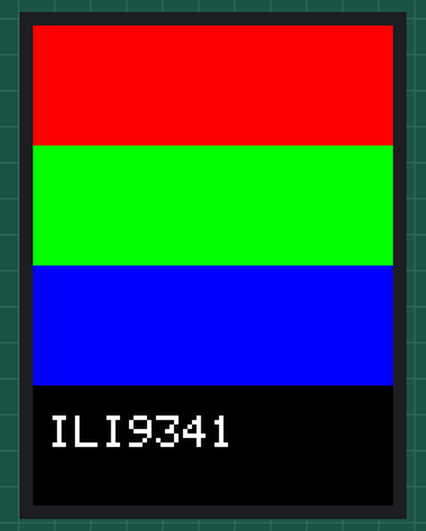
Simulated run of this sketch. Board: ESP32-S3. On the bench: 240×320 colour display. What the sketch prints to the serial monitor is not drawn.

Above: at 1.0 s.

The sketch:

display-check.ino
```cpp
// display-check.ino: identifies the 2.8" SPI TFT of the voice box (ILI9341 or ST7789).
// Reads the ID register 0xD3 over SPI (SCK=12, MOSI=11, MISO=13, CS=10, DC=9, RST=21),
// then draws color bars and the chip name with the matching driver.

#include <SPI.h>
#include <Adafruit_GFX.h>
#include <Adafruit_ILI9341.h>
#include <Adafruit_ST7789.h>

constexpr int8_t PIN_SCK = 12, PIN_MOSI = 11, PIN_MISO = 13, PIN_CS = 10, PIN_DC = 9, PIN_RST = 21;

// Raw read of a register: command with DC low, then data bytes with DC high.
void readReg(uint8_t cmd, uint8_t *out, int n) {
  SPI.beginTransaction(SPISettings(1000000, MSBFIRST, SPI_MODE0));
  digitalWrite(PIN_CS, LOW);
  digitalWrite(PIN_DC, LOW);
  SPI.transfer(cmd);
  digitalWrite(PIN_DC, HIGH);
  for (int i = 0; i < n; i++) out[i] = SPI.transfer(0x00);
  digitalWrite(PIN_CS, HIGH);
  SPI.endTransaction();
}

void drawTest(Adafruit_GFX &g, const char *name) {
  g.fillScreen(0x0000);
  int h = g.height() / 4;
  g.fillRect(0, 0, g.width(), h, 0xF800);       // red
  g.fillRect(0, h, g.width(), h, 0x07E0);       // green
  g.fillRect(0, 2 * h, g.width(), h, 0x001F);   // blue
  g.setTextColor(0xFFFF);
  g.setTextSize(3);
  g.setCursor(10, 3 * h + 20);
  g.print(name);
}

void setup() {
  Serial.begin(115200);
  delay(500);
  Serial.println("\n== display-check ==");
  pinMode(PIN_CS, OUTPUT);
  pinMode(PIN_DC, OUTPUT);
  pinMode(PIN_RST, OUTPUT);
  digitalWrite(PIN_CS, HIGH);
  digitalWrite(PIN_RST, LOW);
  delay(20);
  digitalWrite(PIN_RST, HIGH);
  delay(150);
  SPI.begin(PIN_SCK, PIN_MISO, PIN_MOSI, PIN_CS);

  uint8_t d3[4] = {0}, id04[4] = {0};
  readReg(0xD3, d3, 4);
  readReg(0x04, id04, 4);
  Serial.printf("reg D3: %02X %02X %02X %02X\n", d3[0], d3[1], d3[2], d3[3]);
  Serial.printf("reg 04: %02X %02X %02X %02X\n", id04[0], id04[1], id04[2], id04[3]);

  // The ID read returns 00 on this module (MISO silent), and the ST7789 init showed inverted,
  // flipped colors, which points to an ILI9341. Force it unless the ID says otherwise.
  bool ili = true;
  if (ili) {
    Serial.println("chip: ILI9341");
    static Adafruit_ILI9341 tft(&SPI, PIN_DC, PIN_CS, PIN_RST);
    tft.begin(40000000);
    drawTest(tft, "ILI9341");
  } else {
    Serial.println("chip: not ILI9341 by ID, trying ST7789 (MISO may be unwired)");
    static Adafruit_ST7789 tft(&SPI, PIN_CS, PIN_DC, PIN_RST);
    tft.init(240, 320);
    drawTest(tft, "ST7789?");
  }
  Serial.println("drawn: expect red, green, blue bars and the chip name");
}

void loop() { delay(1000); }
```
